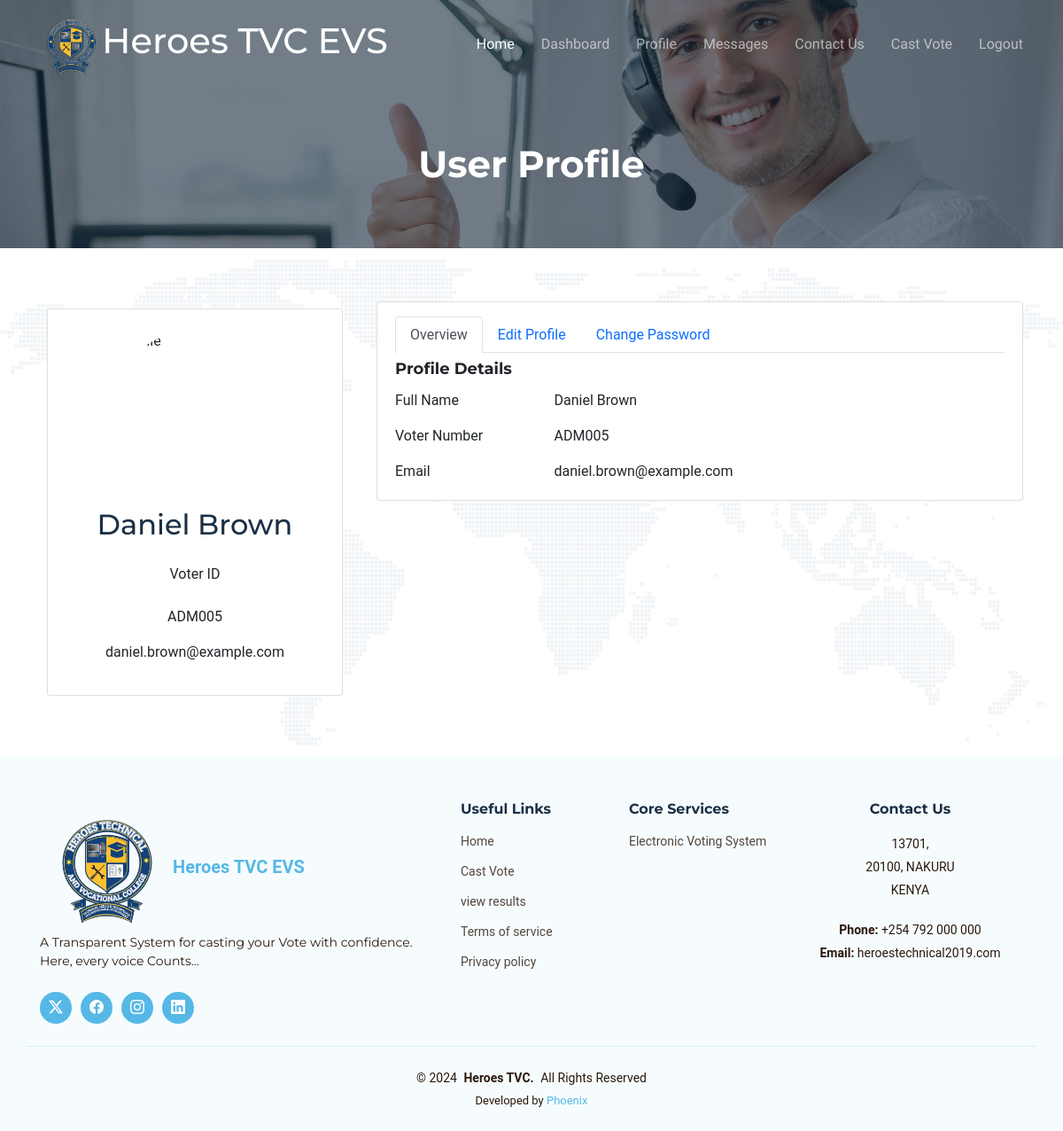
The page /manage-profile.php (signed in) on the database its author committed.
### tables this page shows
CREATE TABLE `userstable` (
  `member_id` int(5) NOT NULL,
  `first_name` varchar(45) NOT NULL,
  `last_name` varchar(45) NOT NULL,
  `email` varchar(45) NOT NULL,
  `admno` varchar(25) NOT NULL,
  `password` varchar(45) NOT NULL
);

### manage-profile.php (the view, shortened to what this page needs)
<?php
require('connection.php');
$result=mysqli_query($conn, "SELECT * FROM userstable WHERE member_id = '$_SESSION[member_id]'");
$row = mysqli_fetch_array($result);
if($row)
 {
 $firstName = $row['first_name'];
 $lastName = $row['last_name'];
 $admno = $row['admno'];
 $email = $row['email'];
 }
?>
<!DOCTYPE html>
<html lang="en">
<head>
<?php include('include/header.php');?>
</head>
<?php include('include/nav.php');?>
<body class="contact-page">
  <main class="main">
    <div class="page-title dark-background" data-aos="fade" style="background-image: url(assets/img/contact-page-title-bg.jpg);">
      <div class="container">
        <h1>User Profile</h1>
      </div>
    </div>
    <section id="contact" class="contact section">
      <div class="container position-relative" data-aos="fade-up" data-aos-delay="100">
      <div class="row">
    <div class="col-xl-4">
      <div class="card m-2">
        <div class="card-body profile-card pt-4 d-flex flex-column align-items-center">
          <img src="https://media.gettyimages.com/id/1300845620/vector/user-icon-flat-isolated-on-white-background-user-symbol-vector-illustration.jpg?s=612x612&w=gi&k=20&c=tC514mTG014_uspJnEeJeKrQDiBY2N9GFYKPqwmtBuo=" alt="Profile" class="rounded-circle" style="width:200px; height:200px">
          <h2 class="d-flex"><?php echo $firstName ?></p> &nbsp;<p><?php echo $lastName ?>
                </h2>
          <p>Voter ID</p>
          <div class="social-links mt-2">
              <p class="text-center">
                <?php echo $admno ?>
              </p>
              <p class="text-center">
                <?php echo $email ?>
              </p>
          </div>
        </div>
      </div>
    </div>
    <div class="col-xl-8">
      <div class="card">
        <div class="card-body pt-3">
          <ul class="nav nav-tabs nav-tabs-bordered">
            <li class="nav-item">
              <button class="nav-link active" data-bs-toggle="tab" data-bs-target="#profile-overview">Overview</button>
            </li>
            <li class="nav-item">
              <button class="nav-link" data-bs-toggle="tab" data-bs-target="#profile-edit">Edit Profile</button>
            </li>
            <li class="nav-item">
              <button class="nav-link" data-bs-toggle="tab" data-bs-target="#profile-change-password">Change Password</button>
            </li>
          </ul>
          <div class="tab-content pt-2">
            <div class="tab-pane fade show active profile-overview" id="profile-overview">
              <h5 class="card-title">Profile Details</h5>
              <div class="row">
                <div class="col-lg-3 col-md-4 label ">Full Name</div>
                <div class="col-lg-9 col-md-8 d-flex">
                    <p><?php echo $firstName ?></p> &nbsp;<p><?php echo $lastName ?></p>
                </div>
              </div>
              <div class="row">
                <div class="col-lg-3 col-md-4 label ">Voter Number</div>
                <div class="col-lg-9 col-md-8 d-flex">
                    <p><?php echo $admno ?></p>
                </div>
              </div>
              <div class="row">
                <div class="col-lg-3 col-md-4 label">Email</div>
                <div class="col-lg-9 col-md-8"><?php echo $email?></div>
              </div>
            </div>
          </div>
        </div>
      </div>
    </div>
  </div>
      </div>
    </section>
  </main>
  <?php include('include/footer.php'); ?>
</body>
</html>

### assets/css/main.css (style rules this page uses)
:root { --font-default: "Open Sans", system-ui, -apple-system, "Segoe UI", Roboto, "Helvetica Neue", Arial, "Noto Sans", "Liberation Sans", sans-serif, "Apple Color Emoji", "Segoe UI Emoji", "Segoe UI Symbol", "Noto Color Emoji"; --font-primary: "Montserrat", sans-serif; --font-secondary: "Raleway", sans-serif; }
:root { --color-default: #2b180d; --color-primary: #56b8e6; --color-secondary: #1b2f45; }
:root { scroll-behavior: smooth; }
body { font-family: var(--font-default); color: var(--color-default); }
h1, h2, h3, h4, h5, h6 { font-family: var(--font-primary); }
section { overflow: hidden; padding: 80px 0; }
.contact { background: url("../img/contact-bg.png") left top no-repeat; background-size: contain; position: relative; }
.contact:before { content: ""; background: rgba(255, 255, 255, 0.7); position: absolute; bottom: 0; top: 0; left: 0; right: 0; }
.card-title { font-size: 18px; font-weight: bold; }

### include/nav.php (style rules this page uses)
:root { --default-font: "Roboto", system-ui, -apple-system, "Segoe UI", Roboto, "Helvetica Neue", Arial, "Noto Sans", "Liberation Sans", sans-serif, "Apple Color Emoji", "Segoe UI Emoji", "Segoe UI Symbol", "Noto Color Emoji"; --heading-font: "Montserrat", sans-serif; --nav-font: "Raleway", sans-serif; }
:root { --background-color: #ffffff; --default-color: #2b180d; --heading-color: #1b2f45; --accent-color: #56b8e6; --surface-color: #ffffff; --contrast-color: #ffffff; }
:root { --nav-color: rgba(255, 255, 255, 0.6); --nav-hover-color: #ffffff; --nav-mobile-background-color: #ffffff; --nav-dropdown-background-color: #ffffff; --nav-dropdown-color: #212529; --nav-dropdown-hover-color: #56b8e6; }
.dark-background { --background-color: #17283b; --default-color: #ffffff; --heading-color: #ffffff; --surface-color: #254160; --contrast-color: #ffffff; }
:root { scroll-behavior: smooth; }
body { color: var(--default-color); background-color: var(--background-color); font-family: var(--default-font); }
h1, h2, h3, h4, h5, h6 { color: var(--heading-color); font-family: var(--heading-font); }

### manage-profile.php (style rules this page uses)
.contact { background-image: url("./assets/img/contact-bg.png"); background-position: left center; background-repeat: no-repeat; position: relative; }
.contact:before { content: ""; background: color-mix(in srgb, var(--background-color), transparent 30%); position: absolute; bottom: 0; top: 0; left: 0; right: 0; }
.page-title { color: var(--default-color); background-color: var(--background-color); background-size: cover; background-position: center; background-repeat: no-repeat; padding: 160px 0 60px 0; text-align: center; position: relative; }
.page-title:before { content: ""; background-color: color-mix(in srgb, var(--background-color), transparent 40%); position: absolute; inset: 0; }
.page-title .container { position: relative; }
.page-title h1 { font-size: 42px; font-weight: 700; margin-bottom: 10px; }
section, .section { color: var(--default-color); background-color: var(--background-color); padding: 60px 0; scroll-margin-top: 100px; overflow: clip; }

### rows shown on the page
userstable: first_name "Daniel", last_name "Brown", admno "ADM005", email "daniel.brown@example.com"
